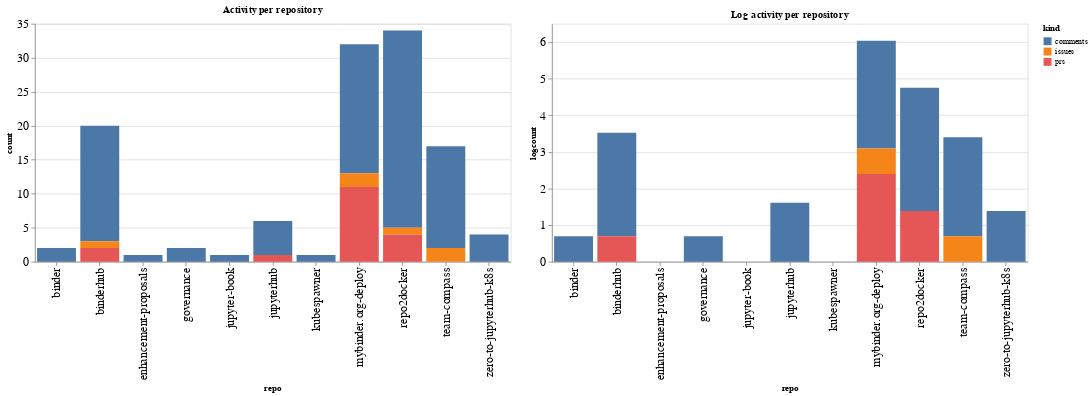

This figure's notebook cell:
### Code cell
ch1 = alt.Chart(repo_summaries, width=600, title="Activity per repository").mark_bar().encode(
    x='repo',
    y='count',
    color='kind',
    tooltip="kind"
)

ch2 = alt.Chart(repo_summaries, width=600, title="Log activity per repository").mark_bar().encode(
    x='repo',
    y='logcount',
    color='kind',
    tooltip="kind"
)

ch1 | ch2

### Figure 1 — Vega-Lite specification as saved in the notebook (floating-point values rounded to 4 significant figures)
{"config": {"axisLeft": {"labelFontSize": 15}, "axisBottom": {"labelFontSize": 15}}, "hconcat": [{"mark": "bar", "encoding": {"color": {"type": "nominal", "field": "kind"}, "tooltip": {"type": "nominal", "field": "kind"}, "x": {"type": "nominal", "field": "repo"}, "y": {"type": "quantitative", "field": "count"}}, "title": "Activity per repository", "width": 600}, {"mark": "bar", "encoding": {"color": {"type": "nominal", "field": "kind"}, "tooltip": {"type": "nominal", "field": "kind"}, "x": {"type": "nominal", "field": "repo"}, "y": {"type": "quantitative", "field": "logcount"}}, "title": "Log activity per repository", "width": 600}], "data": {"name": "data-c3208f6adb50396a5985ef4846e263a9"}, "$schema": "https://vega.github.io/schema/vega-lite/v4.8.1.json", "datasets": {"data-c3208f6adb50396a5985ef4846e263a9": [{"repo": "binder", "kind": "comments", "count": 2, "logcount": 0.6931}, {"repo": "binderhub", "kind": "comments", "count": 17, "logcount": 2.833}, {"repo": "binderhub", "kind": "issues", "count": 1, "logcount": 0.0}, {"repo": "binderhub", "kind": "prs", "count": 2, "logcount": 0.6931}, {"repo": "enhancement-proposals", "kind": "comments", "count": 1, "logcount": 0.0}, {"repo": "governance", "kind": "comments", "count": 2, "logcount": 0.6931}, {"repo": "jupyter-book", "kind": "comments", "count": 1, "logcount": 0.0}, {"repo": "jupyterhub", "kind": "comments", "count": 5, "logcount": 1.609}, {"repo": "jupyterhub", "kind": "prs", "count": 1, "logcount": 0.0}, {"repo": "kubespawner", "kind": "comments", "count": 1, "logcount": 0.0}, {"repo": "mybinder.org-deploy", "kind": "comments", "count": 19, "logcount": 2.944}, {"repo": "mybinder.org-deploy", "kind": "issues", "count": 2, "logcount": 0.6931}, {"repo": "mybinder.org-deploy", "kind": "prs", "count": 11, "logcount": 2.398}, {"repo": "repo2docker", "kind": "comments", "count": 29, "logcount": 3.367}, {"repo": "repo2docker", "kind": "issues", "count": 1, "logcount": 0.0}, {"repo": "repo2docker", "kind": "prs", "count": 4, "logcount": 1.386}, {"repo": "team-compass", "kind": "comments", "count": 15, "logcount": 2.708}, {"repo": "team-compass", "kind": "issues", "count": 2, "logcount": 0.6931}, {"repo": "zero-to-jupyterhub-k8s", "kind": "comments", "count": 4, "logcount": 1.386}]}}
